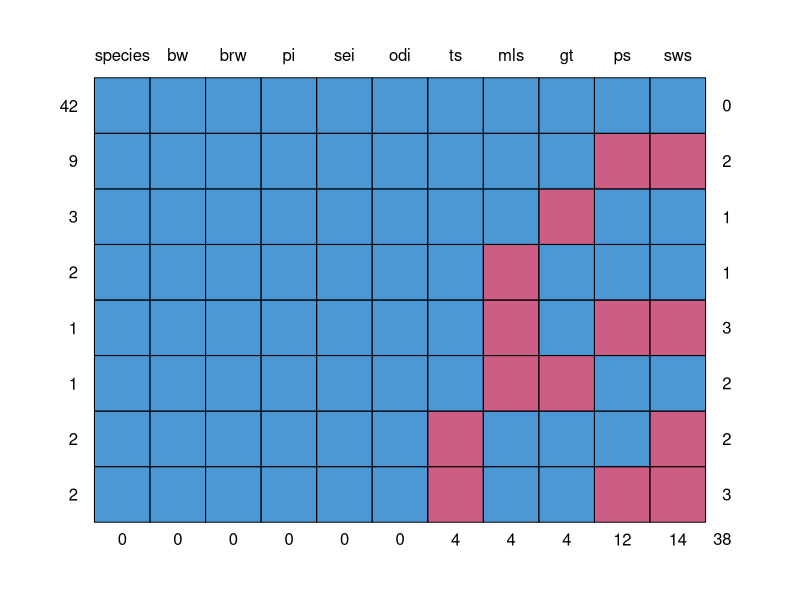
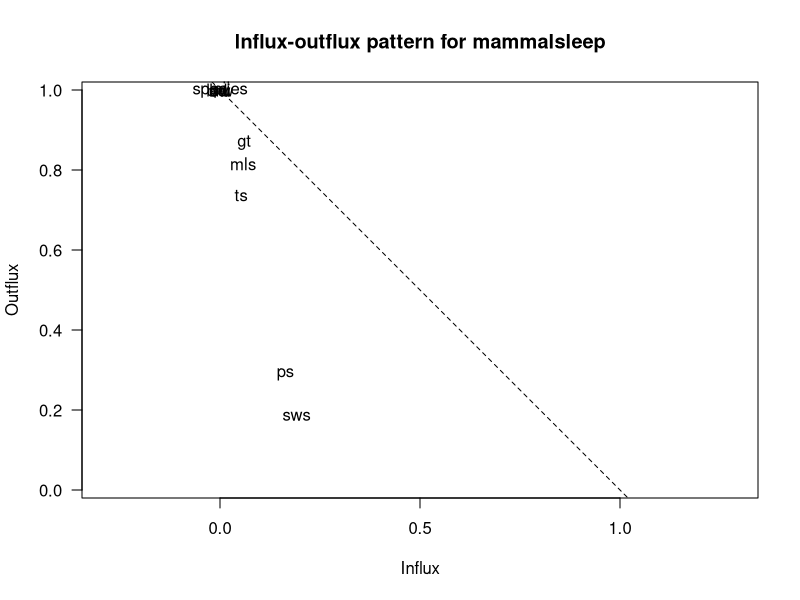
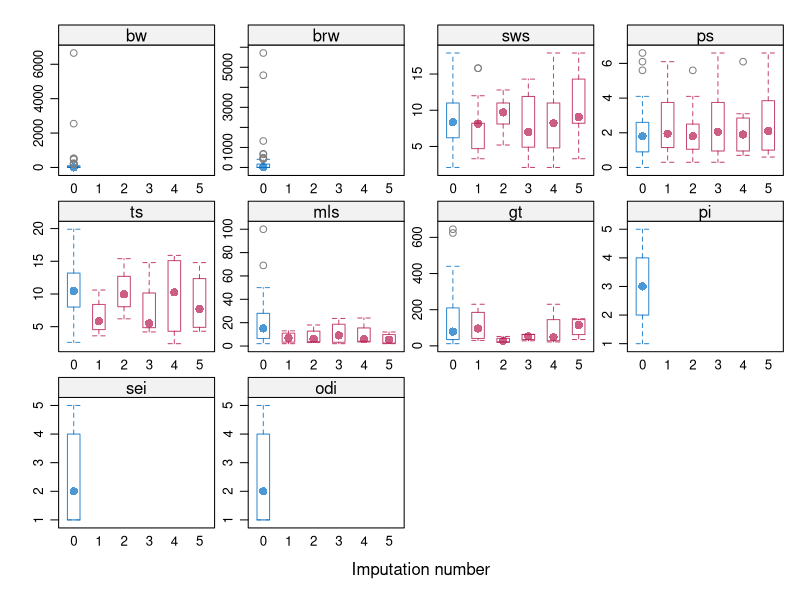
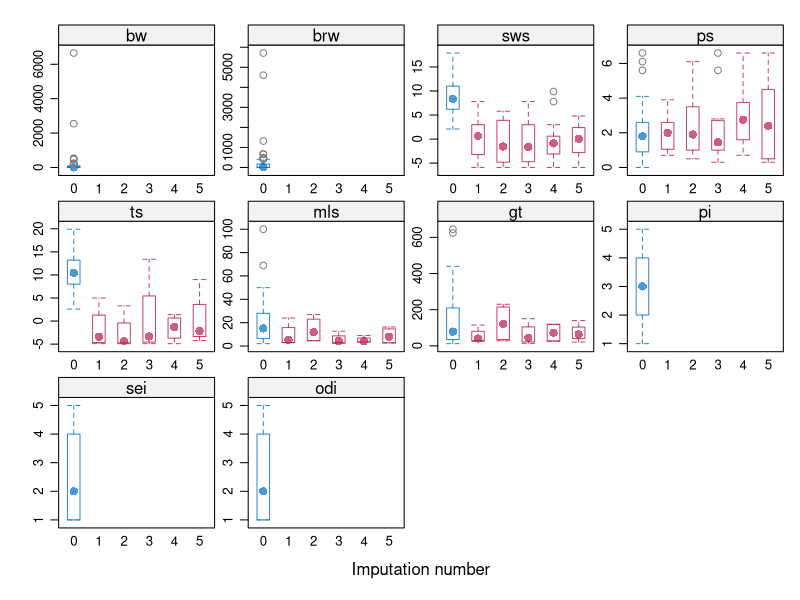
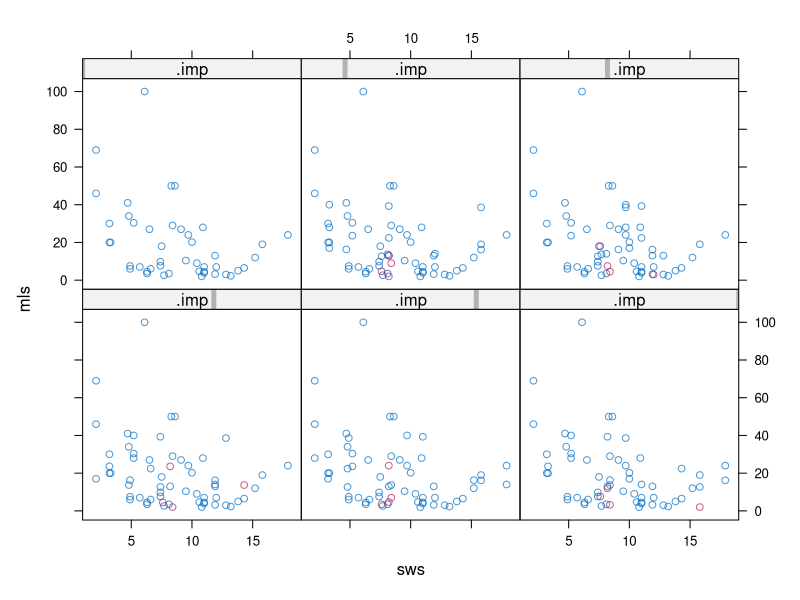
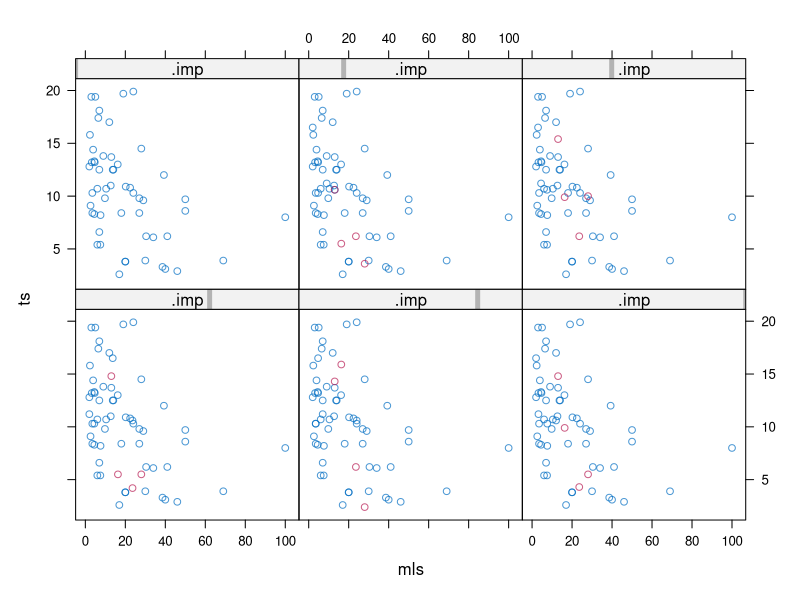
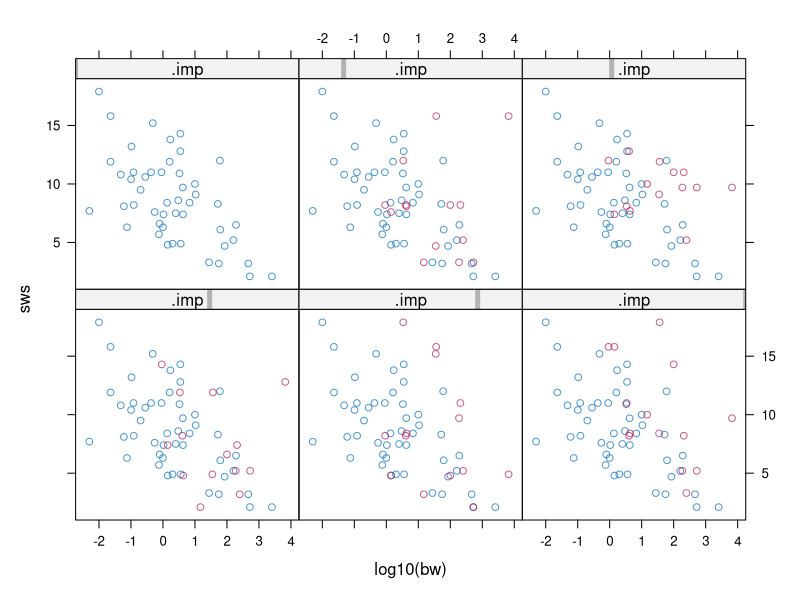
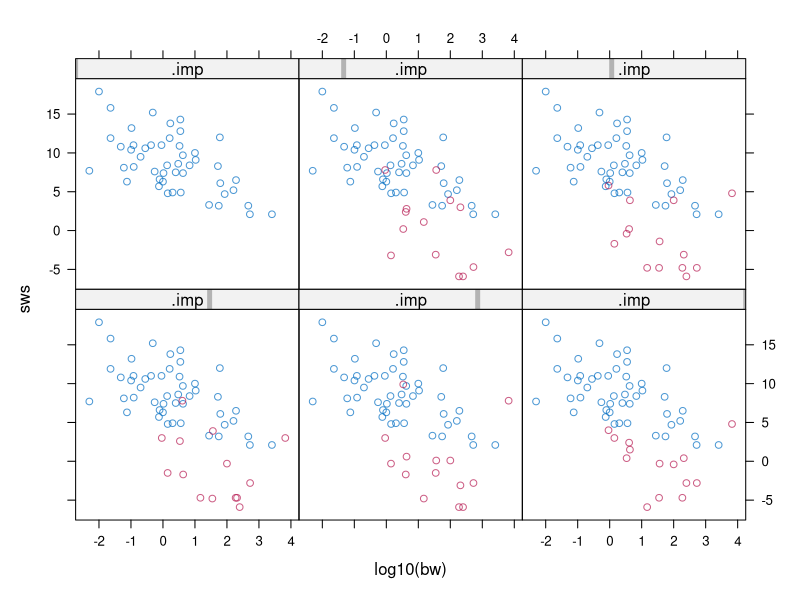

Write the R code that produced these figures, in order.
####################Chapter 7 Sensitivity Analysis####################################################
#(1) Perform sensitivity analysis on the mammalsleep dataset by adding and subtracting 
#some amount from the imputed values for variable sws.
#Use delta <- c(8, 6, 4, 2, 0, -2, -4, -6, -8)
#(2) investigate the influence on the regression model:  lm(sws ~ log10(bw) + odi)
#######################################################################

library("mice")
library("lattice")

##data
data(mammalsleep)
dim(mammalsleep)
nrow(mammalsleep)  #62
head(mammalsleep)
# bw: Body weight (kg)
# sws: Slow wave ("nondreaming") sleep (hrs/day)
# odi: Overall danger index (1-5) based on the above two indices and other information, 
# 1 = least danger (from other animals), 5 = most danger (from other animals)
summary(mammalsleep$sws)

## Summarize missing data patterns
md.pattern(mammalsleep)
#   1st column: number of rows with that response patt.
#   Last colmn: number of missing entries in that patt.
#   Last row: number of rows with missingness in that col.

fluxplot(mammalsleep)
# Variables with higher outflux are (potentially) the more powerful predictors. 
# Variables with higher influx depend stronger on the imputation model. 
# When points are relatively close to the diagonal, it indicates that influx 
# and outflux are balanced.

# The variables in the upper left corner have the more complete information, 
# so the number of missing data problems for this group is relatively small. 

# The variables in the middle (if there are) 
# Missing data problems are more severe, but potentially this group could 
# also contain important variables. 

#The lower (bottom) variables have an outflux 
# less than 0.4, so their predictive power is limited. Also, this group has
# a relatively higher influx, and, thus, depend more highly on the imputation model.


## Create a \delta vector that represents the following adjustment values  
#   0 for MAR, and others for MNAR.
delta <- c(8, 6, 4, 2, 0, -2, -4, -6, -8)

#Perform a dry run (using maxit = 0) in mice. List the number of missing values per variable.
ini <- mice(mammalsleep[, -1], maxit=0, print=F)
ini$nmis
meth<- ini$meth
meth   #pmm: Predictive mean matching, all variables with missing data are continuous
meth["ts"]<- "~ I(sws + ps)"
meth
pred <- ini$pred
pred
pred[c("sws", "ps"), "ts"] <- 0
pred
post <- ini$post
post
imp.all <- vector("list", length(delta))

#The recipe for creating MNAR imputations for $\delta \neq 0$ uses the 
# post-processing facility of mice. This allows to change the imputations 
#by deducting a value of $\delta$ from the values just imputed.
#m=5 is the default of MI, you can omit it
for (i in 1:length(delta)) {
  d <- delta[i]
  cmd <- paste("imp[[j]][, i] <- imp[[j]][, i] +", d)
  post["sws"] <- cmd
  imp <- mice(mammalsleep[, -1], m = 5, meth=meth, pred=pred, post = post, maxit = 10, 
              seed = i * 22, print=FALSE)
  imp.all[[i]] <- imp
}

#inspect the imputations
#delta <- c(8, 6, 4, 2, 0, -2, -4, -6, -8), total of 9 objects in the list
#delta =0,  the fifth object from the list
complete(imp.all[[5]])
bwplot(imp.all[[5]])
#delta=-8, the ninth object from the list
# We can see that the adjustment has an effect on the imputations for
# sws and, thus, on those for example, ts, mis.
bwplot(imp.all[[9]])

#xyplot

xyplot(imp.all[[5]],mls~sws | .imp)
xyplot(imp.all[[5]],ts~mls | .imp)
xyplot(imp.all[[5]],sws~log10(bw) | .imp)

xyplot(imp.all[[9]],sws~log10(bw) | .imp)

xyplot(imp.all[[5]],sws~odi | .imp)

xyplot(imp.all[[9]],sws~odi | .imp)

#fit regression models
# The fit object contains the five imputed regression models for 
# the adjustment scenario at hand. For example, the \delta=8 scenario is contained in fit1.
fit1 <- with(imp.all[[1]], lm(sws ~ log10(bw) + odi))
fit1
summary(fit1)
pool_fit<-pool(fit1)
class(pool_fit)
summary(pool_fit)

# Fit the 9 adjustment scenario together
output <- sapply(imp.all, function(x) summary(pool(with(x, lm(sws ~ log10(bw) + odi)))))
cbind(delta, as.data.frame(t(output)))

#The estimates for different \delta are not close. 
# A clear trend for the estimates for the intercept and for bw emerges.
# Thus, the results are not essentially the 
# same under all specified mechanisms and the outcomes can be deemed sensitive to the assumed mechanism.

# but we also notice that \delta = 8 is too large compared to mean of sws 8.673. 
# Choosing unreasonably large values may always influence your estimates. Therefore; 
# choosing values that are reasonable given your suspicions of an assumed breach 
# of the MAR assumption is vital.



